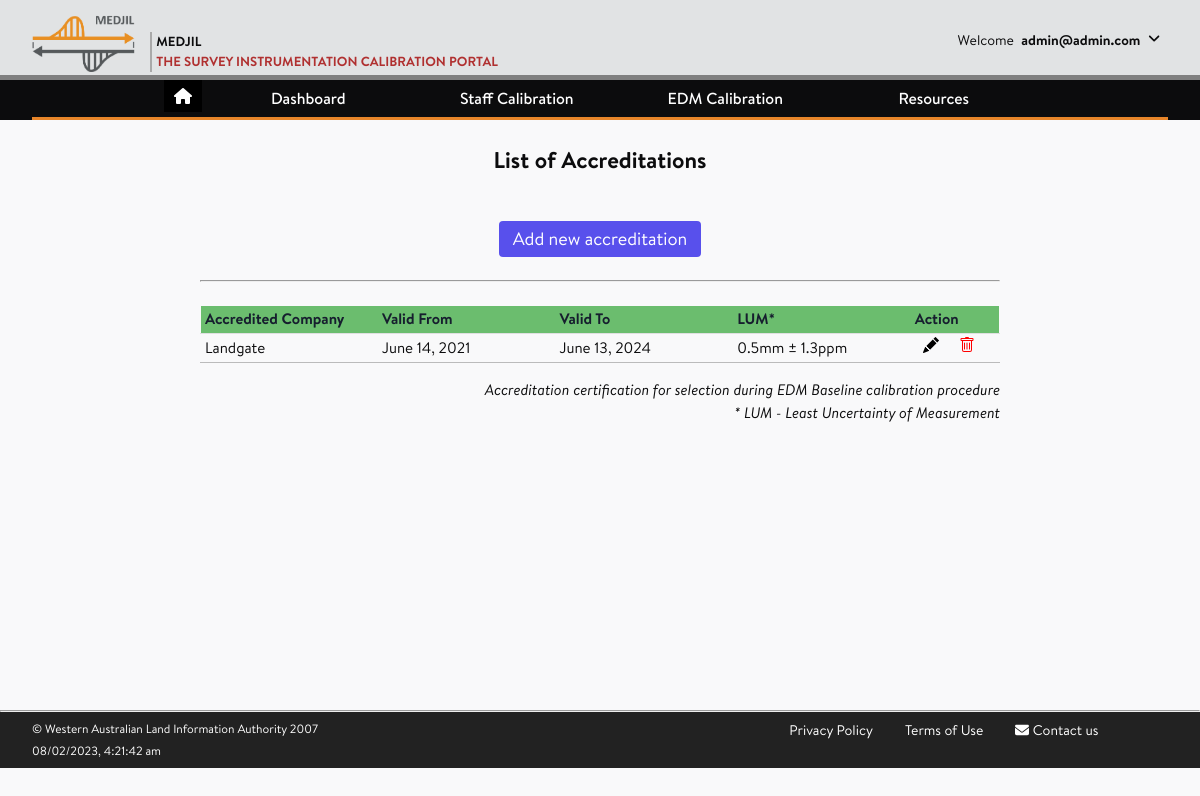
The page /baseline_calibration/accreditations/ (signed in) on the database its author committed.
### accounts/models.py (models this page shows, shortened)
class CustomUser(AbstractUser):
    company = models.ForeignKey(
                                Company,
                                on_delete = models.SET_NULL,
                                blank = True,
                                null = True,
    )
    username = None
    email = LowerCaseEmailField(_('email address'),
                                max_length = 150,
                                unique=True,
                                error_messages = {
                                    'unique': _("The user with that email address already exists.")
                                })
    USERNAME_FIELD = 'email'
    REQUIRED_FIELDS = []
    objects = CustomUserManager()

class Company(models.Model):
    company_name = models.CharField(max_length=200, unique=True)
    company_abbrev = models.CharField(max_length=20)
    class Meta:
        ordering = ['company_name']
    def __str__(self):
        return self.company_name

### baseline_calibration/models.py (models this page shows, shortened)
class Accreditation(models.Model):
    accredited_company = models.ForeignKey(Company, on_delete = models.PROTECT, null=False)
    valid_from_date = models.DateField(null=False, blank=False,
                 help_text="The date the period of appointment commences.")
    valid_to_date = models.DateField(null=False, blank=False,
                 help_text="The date the period of appointment finishes.")
    LUM_constant = models.FloatField(
                 validators = [MinValueValidator(0), MaxValueValidator(50.0)],
                 null = False, blank = False)
    LUM_ppm = models.FloatField(
                 validators = [MinValueValidator(0), MaxValueValidator(50.0)],
                 null = False, blank = False)
    statement = models.TextField(null = False, blank = False,
                 verbose_name= 'Statement of accreditation',
                 help_text="eg. Accredited as a verifying authority for units of lenght according to ISO 17025:2012")
    certificate_upload = models.FileField(upload_to='accreditation_certificates/',
                 null=True,
                 blank=True,
                 verbose_name= 'Accreditation Certificate')
    class Meta:
        ordering = ['accredited_company','valid_to_date']
        unique_together = ('accredited_company','valid_from_date','valid_to_date',)

### baseline_calibration/views.py (the view)
# urls.py: path('accreditations/', views.accreditations, name = 'accreditations'),
@login_required(login_url="/accounts/login")
def accreditations(request):
    accreditation_list = Accreditation.objects.filter(
                        accredited_company = request.user.company)
    context = {
        'accreditation_list': accreditation_list}
    return render(request, 'baseline_calibration/Accreditation_list.html', context)

### baseline_calibration/templates/baseline_calibration/Accreditation_list.html (shortened to what this page needs)
{% extends 'base_generic.html' %}
{% load static %}
{% block content %}
<article>
        <br>
        <h2 class="text-center">List of Accreditations</h2>
        <div class="flexbox-container_IB">
            <div class="flexbox-item_800_IB">
                <div class="mt-10">
                <div class="mt-2 flex justify-center">
                    <a href="{% url 'baseline_calibration:accreditation_edit' id=None %}?next={{request.path}}">
                        <button class="px-3 py-2 border border-transparent text-lg leading-4 rounded text-white bg-indigo-600 hover:bg-indigo-500 focus:outline-none focus:shadow-outline transition duration-150 ease-in-out">
                        Add new accreditation</button>
                    </a>
                </div>
                <br>
                <hr>
                <br>
                <div class="flexbox-item_800_IB">
                    <div class="post-content">
                        <div id="uncertainty-budget-list">
                            {% if accreditation_list %}
                                <table style="width:100%">
                                    <tr>
                                        <th width="20%" class="text-left font-semibold text-base text-gray-900">Accredited Company</th>
                                        <th width="20%" class="text-left font-semibold text-base text-gray-900">Valid From</th>
                                        <th width="20%" class="text-left font-semibold text-base text-gray-900">Valid To</th>
                                        <th width="20%" class="text-left font-semibold text-base text-gray-900">LUM*</th>
                                        <th width="10%" class="text-left font-semibold text-base text-gray-900">Action</th>
                                    </tr>
                                    {% for accreditation in accreditation_list %}
                                    <tr>
                                        <td>{{ accreditation.accredited_company }}</td>
                                        <td>{{ accreditation.valid_from_date }}</td>
                                        <td>{{ accreditation.valid_to_date }}</td>
                                        <td>{{ accreditation.LUM_constant }}mm ± {{ accreditation.LUM_ppm }}ppm</td>
                                        <td>
                                            <span class="flex justify-around items-center text-center">
                                                <a href="{% url 'baseline_calibration:accreditation_edit' id=accreditation.pk %}?next={{request.path}}" class="px-3" id="add_spec">
                                                </a>
                                                <a href="{% url 'baseline_calibration:accreditation_delete' id=accreditation.pk %}" class="px-2" onclick="return confirmation()">
                                                </a>
                                              </span>
                                        </td>
                                    </tr>
                                    {% endfor %}
                                    </table>
                            {% else %}
                                <p>There are currently no accreditations!</p>
                            {% endif %}
                                    </div>
                    <div class="flexbox-container_IB">
                        <div class="flexbox-item_800_IB flexbox-item-right_IB"><i>Accreditation certification for selection during EDM Baseline calibration procedure</i>
                        <div class="flexbox-item_800_IB flexbox-item-right_IB"><i>* LUM - Least Uncertainty of Measurement</i></div>
                    </div>
                    </div>
                </div>
              </div>
      </div>
</article>
{% endblock content %}

### templates/base_generic.html (shortened to what this page needs)
{% load static %}
<!DOCTYPE html>
<html lang="en">
<head>
    <link rel="stylesheet" href="https://cdnjs.cloudflare.com/ajax/libs/font-awesome/6.2.0/css/all.min.css" />
    <link rel="stylesheet" href="{% static 'main.css' %}">
    <link rel="stylesheet" href="{% static 'fonts/stylesheet.css' %}">
    <link rel="stylesheet" href="{% static 'style_ib.css' %}">
</head>
<body>
    <div class="page-wrap">
    <header class="page-header">
        <div class="wrapper">
            <div class="header-wrapper">
                <a class="header-logo" href="{% url 'home' %}">
                    <img src="{% static 'logo.png' %}" alt="Medjil">
                    <p>
                        <span>Medjil</span>
                        <span>The Survey Instrumentation Calibration Portal</span>
                    </p>
                </a>
                <div class="header-userinfo">
                        <div>
                            <span>Welcome</span>
                                {% if user.is_authenticated %}
                                    {% if not user.first_name %}
                                        <span><strong> {{ user.email }}</strong></span>
                                    {% else %}
                                        <span><strong>{{ user.first_name }}</strong></span>
                                    {% endif %}
                                {% endif %}
                                <span>
                                    <a href="#" id="header-toggle"><i class="fas fa-angle-down rotate" aria-hidden="true"></i></a>
                                </span>
                        </div>
                </div>
            </div>
        </div>
    </header>
    <nav class="page-nav">
        <div class="wrapper">
            <ul class="nav-links">
            		<li>
            				<ul>
            						<button class="btn_home"><a href="{% url 'home' %}"><i class="fa fa-home"></i></a></button>
            				</ul>
            		</li>
                <li class="nav-item has-subnav"><a tabindex="0">Dashboard</a>
                </li>
                <li class="nav-item has-subnav"><a tabindex="0">Staff Calibration</a>
                </li>
                <li class="nav-item has-subnav"><a tabindex="0">EDM Calibration </a>
                </li>
                <li class="nav-item has-subnav"><a tabindex="0">Resources</a>
                </li>
            </ul>
        </div>
    </nav>
    <main class="page-content">
        <div class="wrapper">
            {% block content %}
            {% endblock content %}
        </div>
    </main>
    <hr>
    <footer class="page-footer">
        <div class="wrapper">
            <div class="footer-row3">
                <div class="policy-col-1">
                    <a href="{% url 'terms' %}">Privacy Policy</a>
                    <a href="{% url 'terms' %}">Terms of Use</a>
                    <a href="mailto:geodesy@landgate.wa.gov.au"><i class="fas fa-envelope"></i> <span>Contact us</span></a>
                </div>
                <div class="policy-col-2">
                      <p>&#169; Western Australian Land Information Authority 2007</p>
                      <span id="current_time"></span>
                </div>
            </div>
        </div>
    </footer>
</body>
</html>

### assets/style_ib.css (style rules this page uses)
.flexbox-container_IB { display: flex; justify-content: center; }
.flexbox-item_800_IB { width: 800px; align-items: center; }
.flexbox-item-right_IB { text-align: right; }
.btn_home { background-color: Black; border: none; color: White; cursor: pointer; }

### rows shown on the page
CustomUser: email "admin@admin.com"
Accreditation: accredited_company "Landgate", valid_from_date "June 14, 2021", valid_to_date "June 13, 2024", LUM_constant "0.5", LUM_ppm "1.3"
